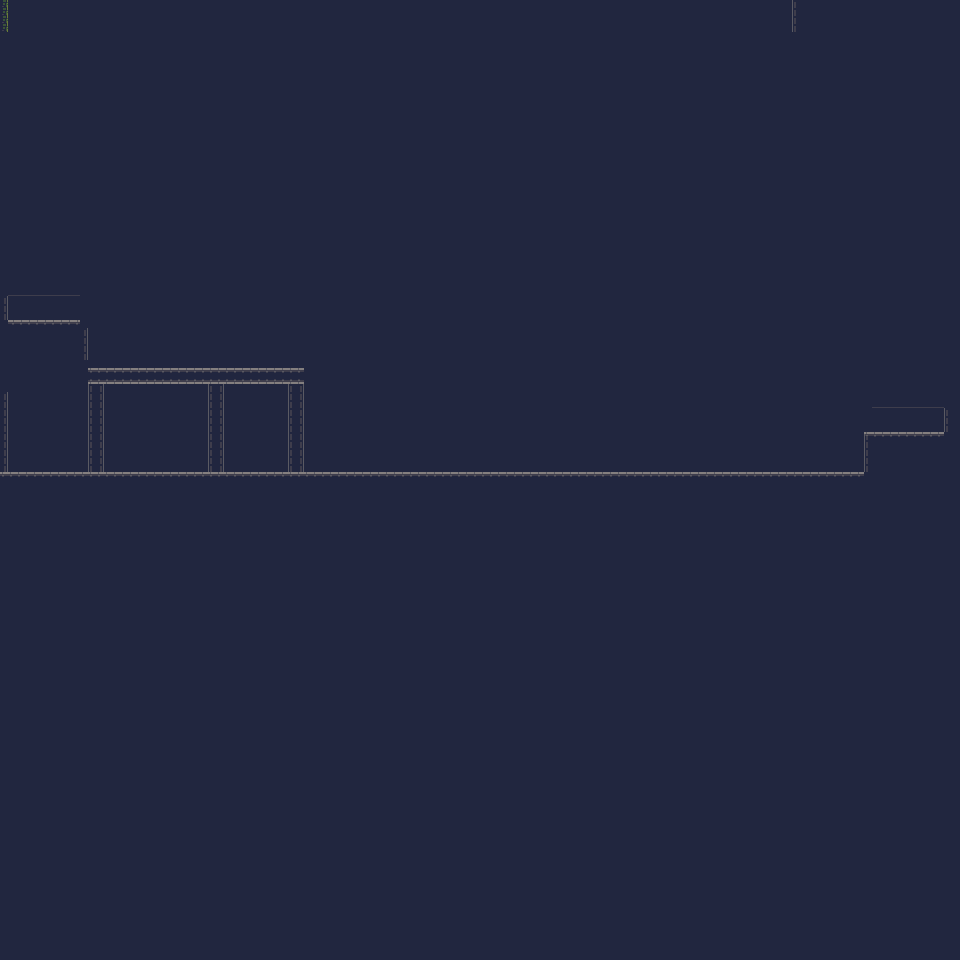

Rendered tile map (Tiled .tmx) drawn with the repository's tilesets; below, a short description and the map source with its tile grids summarised:
An orthogonal 120x120 tile map with 8x8 px tiles, 2 tile layers (background, foreground), 3 tilesets and 24 objects (slime, baddie, wizard, doubleJump, wallJump, ...).

<map version="1.2" tiledversion="1.2.4" orientation="orthogonal" renderorder="right-down" width="120" height="120" tilewidth="8" tileheight="8" infinite="0" nextlayerid="11" nextobjectid="186">
 <tileset firstgid="1" source="cavesofgallet_tiles.tsx" />
 <tileset firstgid="97" source="lightsource.tsx" />
 <tileset firstgid="98" source="cavesofgallet_tiles_transparent.tsx" />
 <layer id="1" name="background" width="120" height="120" locked="1">
  <data>[14400 cells, 14400 non-empty, 5 distinct tile ids]</data>
 </layer>
 <objectgroup id="2" name="lights" locked="1">
  <object id="103" gid="97" x="888" y="488" width="256" height="160" />
 </objectgroup>
 <layer id="3" name="foreground" width="120" height="120">
  <data>[14400 cells, 6877 non-empty, 4 distinct tile ids]</data>
 </layer>
 <objectgroup color="#bc0000" id="4" name="enemies">
  <object id="73" name="slime" x="65" y="447" />
  <object id="76" name="baddie" x="259" y="443.666" />
  <object id="105" name="wizard" x="168" y="442" />
 </objectgroup>
 <objectgroup id="5" name="platforms">
  <object id="118" x="0" y="944" width="960" height="16" />
  <object id="168" x="-18" y="470" width="991" height="57" />
  <object id="174" x="1" y="411.333" width="9.5" height="58.1667" />
  <object id="175" x="9.5" y="412" width="296.833" height="15.5" />
  <object id="176" x="88.5" y="411.833" width="17" height="57.6667" />
  <object id="177" x="209" y="412.5" width="16" height="60" />
  <object id="178" x="288" y="412.667" width="18.5" height="60.3333" />
  <object id="180" x="85.1135" y="326.5" width="79.5" height="8" rotation="180" />
  <object id="181" x="85.3635" y="361.5" width="4" height="42.5" rotation="180" />
  <object id="185" x="0" y="361.667" width="85" height="50.3333" />
 </objectgroup>
 <objectgroup id="6" name="NOTES">
  <object id="179" x="103.812" y="363.833" width="92.375" height="19">
   <text wrap="1">Enemies</text>
  </object>
  <object id="182" x="975.146" y="359.167" width="403.708" height="255">
   <text fontfamily="Sans Serif" pixelsize="11" wrap="1">trigger:
  * action: Data being passed to the event
  * type: type of event
spawn: 
  * name: the name of the spawnpoint.
Doorways:
They need to have a trigger + spawnpoint
The trigger's action has to be the name of the spawnpoint. 
if you name them like the example here, and match that on the other map (but reverse), you have created a two way door.
Notice the "light" effect to denote that you can walk through, and the foreground layer that puts you in a "hallway" to hide the transition
</text>
  </object>
  <object id="184" x="553.479" y="228.167" width="255.708" height="139.667">
   <text fontfamily="Sans Serif" pixelsize="11" wrap="1" color="#ffffff">Interactables need:
* text: displays when walking into the area "string"
* event: the event to be passed up "string"
* data: the data that gets send to the event (like a spawn point name) "string"
</text>
  </object>
 </objectgroup>
 <objectgroup color="#03c700" id="7" name="powerups">
  <object id="80" name="doubleJump" x="352.453" y="440.479" />
  <object id="81" name="wallJump" x="478.042" y="445" />
 </objectgroup>
 <objectgroup color="#0000ff" id="8" name="spawn">
  <object id="158" name="sample" x="37.8635" y="300.667" rotation="180" />
  <object id="159" name="start" x="150.417" y="339.084" />
  <object id="160" name="top" x="719" y="441.667" />
 </objectgroup>
 <objectgroup color="#be00ffff" id="9" name="triggers">
  <object id="156" name="To sample" type="map-change" x="19.8635" y="326.909" width="16.3635" height="37.6364" rotation="180">
   <properties>
    <property name="action" value="sample" />
    <property name="type" value="change-scene" />
   </properties>
  </object>
 </objectgroup>
 <objectgroup id="10" name="interactables">
  <object id="161" name="top" type="checkpoint" x="690.958" y="423.583" width="55.25" height="40.75">
   <properties>
    <property name="data" value="top" />
    <property name="event" value="checkpoint" />
    <property name="text" value="Press 'z' to save " />
   </properties>
  </object>
 </objectgroup>
</map>
